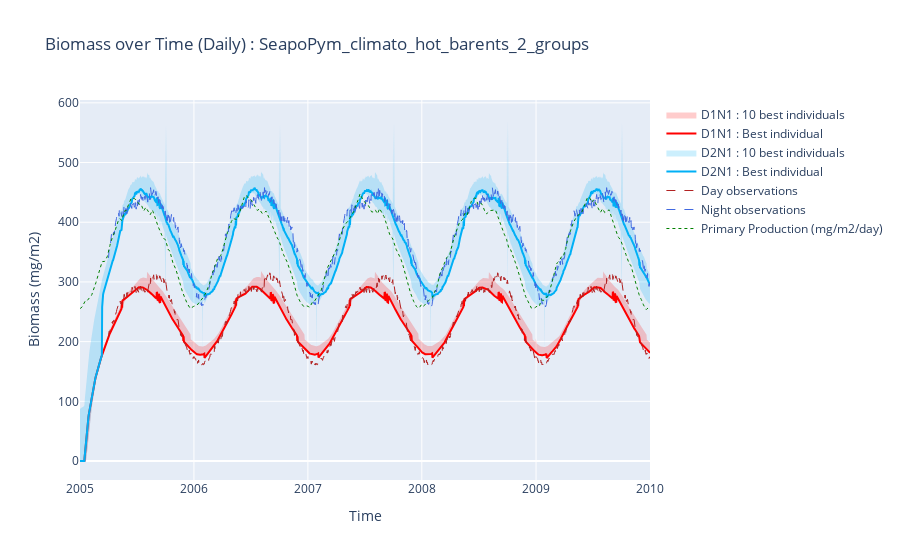

Notebook code cell kept with this figure:
### Markdown cell above
### Daily with best individuals

### Code cell
x = best_model.export_biomass().sel(latitude=[LATITUDE], longitude=[LONGITUDE]).time.to_series()
x_rev = pd.concat([x, x[::-1]])

fig = go.Figure()

# D1N1 data
y_D1N1 = (
    best_model.export_biomass()
    .sel(latitude=[LATITUDE], longitude=[LONGITUDE])
    .sel(functional_group=0)
    .pint.quantify()
    .pint.to("mg/m2")
    .pint.dequantify()
    .data.flatten()
)
y_D1N1_upper = max_biomass_D1N1.pint.quantify().pint.to("milligram / meter ** 2")
y_D1N1_lower = min_biomass_D1N1.pint.quantify().pint.to("milligram / meter ** 2")[::-1]
y_D1N1_rev = np.concatenate([y_D1N1_upper, y_D1N1_lower])

# D2N1 data
y_D2N1 = (
    best_model.export_biomass()
    .sel(latitude=[LATITUDE], longitude=[LONGITUDE])
    .sel(functional_group=1)
    .pint.quantify()
    .pint.to("mg/m2")
    .pint.dequantify()
    .data.flatten()
) + y_D1N1
y_D2N1_upper = max_biomass_D2N1.pint.quantify().pint.to("milligram / meter ** 2") + y_D1N1_upper
y_D2N1_lower = min_biomass_D2N1.pint.quantify().pint.to("milligram / meter ** 2")[::-1] + y_D1N1_lower
y_D2N1_rev = np.concatenate([y_D2N1_upper, y_D2N1_lower])

fig = go.Figure()

# D1N1 traces
fig.add_trace(
    go.Scatter(
        x=x_rev,
        y=y_D1N1_rev,
        fill="toself",
        fillcolor="rgba(255,0,0,0.2)",
        line_color="rgba(255,255,255,0)",
        name=f"D1N1 : {NB_INDIVIDUAL_TO_SHOW} best individuals",
    )
)

fig.add_trace(
    go.Scatter(
        x=x,
        y=y_D1N1,
        line_color="rgb(255,0,0)",
        name="D1N1 : Best individual",
    )
)

# D2N1 traces
fig.add_trace(
    go.Scatter(
        x=x_rev,
        y=y_D2N1_rev,
        fill="toself",
        fillcolor="rgba(0,176,246,0.2)",
        line_color="rgba(255,255,255,0)",
        name=f"D2N1 : {NB_INDIVIDUAL_TO_SHOW} best individuals",
    )
)

fig.add_trace(
    go.Scatter(
        x=x,
        y=y_D2N1,
        line_color="rgb(0,176,246)",
        name="D2N1 : Best individual",
    )
)

# OBSERVATIONS ------------------------------------------------ #

fig.add_trace(
    go.Scatter(
        x=observations_hot.day.time.data.flatten(),
        y=observations_hot.day.pint.quantify().pint.to("mg/m2").pint.dequantify().data.flatten(),
        mode="lines",
        name="Day observations",
        line={"dash": "dash", "color": "firebrick", "width": 1},
    )
)

fig.add_trace(
    go.Scatter(
        x=observations_hot.night.time.data.flatten(),
        y=observations_hot.night.pint.quantify().pint.to("mg/m2").pint.dequantify().data.flatten(),
        mode="lines",
        name="Night observations",
        line={"dash": "dash", "color": "royalblue", "width": 1},
    )
)

# PRIMARY PRODUCTION ----------------------------------------- #

fig.add_trace(
    go.Scatter(
        x=best_model.state.sel(latitude=[LATITUDE], longitude=[LONGITUDE]).primary_production.time.data.flatten(),
        y=best_model.state.sel(latitude=[LATITUDE], longitude=[LONGITUDE])
        .primary_production.pint.quantify()
        .pint.to("mg/m2/day")
        .pint.dequantify()
        .data.flatten(),
        mode="lines",
        name="Primary Production (mg/m2/day)",
        line={"dash": "dot", "color": "green", "width": 1},
    )
)

fig.update_layout(
    xaxis_title="Time",
    yaxis_title="Biomass (mg/m2)",
    title=f"Biomass over Time (Daily) : {export_file_name}",
    showlegend=True,
)

fig.show()

### Figure 1 — Plotly figure (JSON) as saved in the notebook; plotly's stock layout.template omitted (floating-point values rounded to 4 significant figures; data arrays with more than 128 entries replaced by an {"elided": "..."} marker saying what was removed)
{"data": [{"fill": "toself", "fillcolor": "rgba(255,0,0,0.2)", "line": {"color": "rgba(255,255,255,0)"}, "name": "D1N1 : 10 best individuals", "type": "scatter", "x": {"elided": "3654 str values"}, "y": {"elided": "3654 float values"}}, {"line": {"color": "rgb(255,0,0)"}, "name": "D1N1 : Best individual", "type": "scatter", "x": {"elided": "1827 str values"}, "y": {"elided": "1827 float values"}}, {"fill": "toself", "fillcolor": "rgba(0,176,246,0.2)", "line": {"color": "rgba(255,255,255,0)"}, "name": "D2N1 : 10 best individuals", "type": "scatter", "x": {"elided": "3654 str values"}, "y": {"elided": "3654 float values"}}, {"line": {"color": "rgb(0,176,246)"}, "name": "D2N1 : Best individual", "type": "scatter", "x": {"elided": "1827 str values"}, "y": {"elided": "1827 float values"}}, {"line": {"color": "firebrick", "dash": "dash", "width": 1}, "mode": "lines", "name": "Day observations", "type": "scatter", "x": {"elided": "1737 str values"}, "y": {"elided": "1737 float values"}}, {"line": {"color": "royalblue", "dash": "dash", "width": 1}, "mode": "lines", "name": "Night observations", "type": "scatter", "x": {"elided": "1737 str values"}, "y": {"elided": "1737 float values"}}, {"line": {"color": "green", "dash": "dot", "width": 1}, "mode": "lines", "name": "Primary Production (mg/m2/day)", "type": "scatter", "x": {"elided": "1827 str values"}, "y": {"elided": "1827 float values"}}], "layout": {"showlegend": true, "title": {"text": "Biomass over Time (Daily) : SeapoPym_climato_hot_barents_2_groups"}, "xaxis": {"title": {"text": "Time"}}, "yaxis": {"title": {"text": "Biomass (mg/m2)"}}}}
